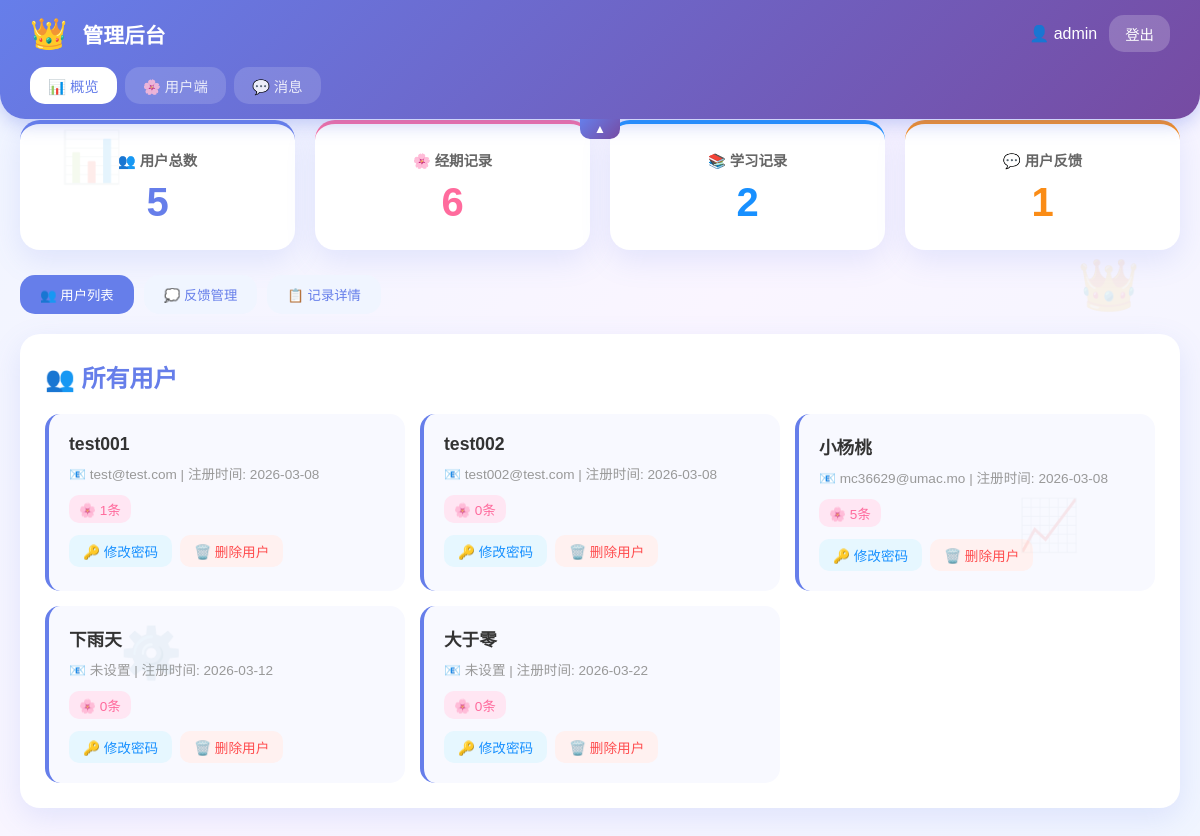
The app's page /admin (signed in) with its own data.
### app.py (models this page shows)
class User(UserMixin, db.Model):
    id = db.Column(db.Integer, primary_key=True)
    username = db.Column(db.String(80), unique=True, nullable=False)
    password_hash = db.Column(db.String(200), nullable=False)
    email = db.Column(db.String(120), unique=True)
    nickname = db.Column(db.String(80))
    phone = db.Column(db.String(20))
    birthday = db.Column(db.Date)
    avatar = db.Column(db.String(200))
    is_admin = db.Column(db.Boolean, default=False)  # 管理员标识
    partner_id = db.Column(db.Integer, db.ForeignKey('user.id'), nullable=True)  # 情侣绑定
    created_at = db.Column(db.DateTime, default=datetime.now)
    periods = db.relationship('Period', backref='user', lazy=True)
    partner = db.relationship('User', remote_side=[id], backref='partner_of_me')

### app.py (the view)
@app.route('/admin')
@login_required
def admin_dashboard():
    if not current_user.is_admin:
        flash('您没有权限访问该页面！', 'error')
        return redirect(url_for('index'))
    users = User.query.filter_by(is_admin=False).all()
    all_periods = Period.query.all()
    all_study = StudyRecord.query.all()
    all_work = WorkRecord.query.all()
    all_feedback = Feedback.query.order_by(Feedback.created_at.desc()).all()
    return render_template('admin.html',
                           users=users,
                           all_periods=all_periods,
                           all_study=all_study,
                           all_work=all_work,
                           all_feedback=all_feedback,
                           user=current_user)

### app.py (called while the page is built)
@login_manager.user_loader
def load_user(user_id):
    return User.query.get(int(user_id))

### templates/admin.html (shortened to what this page needs)
<!DOCTYPE html>
<html lang="zh-CN">
<head>
</head>
<body>
    <div class="decoration dec1">📊</div>
    <div class="decoration dec2">👑</div>
    <div class="decoration dec3">⚙️</div>
    <div class="decoration dec4">📈</div>
    <div class="header" id="header">
        <div class="header-top">
            <div class="header-left">
                <span class="logo">👑</span>
                <h1>管理后台</h1>
            </div>
            <div class="user-info">
                <span style="color: white;">👤 {{ user.username }}</span>
                <a href="{{ url_for('logout') }}"><button class="btn-logout">登出</button></a>
            </div>
        </div>
        <div class="nav-tabs">
            <a href="{{ url_for('admin_dashboard') }}" class="nav-tab active">📊 概览</a>
            <a href="{{ url_for('index') }}" class="nav-tab">🌸 用户端</a>
            <a href="{{ url_for('chat') }}" class="nav-tab">💬 消息</a>
        </div>
        <button class="toggle-btn" onclick="toggleHeader()"></button>
    </div>
    <button class="expand-btn show" id="expandBtn" onclick="toggleHeader()">☰</button>
    <div class="container">
        <div class="stats-row">
            <div class="stat-card users">
                <h3>👥 用户总数</h3>
                <div class="stat-num">{{ users|length }}</div>
            </div>
            <div class="stat-card periods">
                <h3>🌸 经期记录</h3>
                <div class="stat-num">{{ all_periods|length }}</div>
            </div>
            <div class="stat-card study">
                <h3>📚 学习记录</h3>
                <div class="stat-num">{{ all_study|length }}</div>
            </div>
            <div class="stat-card feedback">
                <h3>💬 用户反馈</h3>
                <div class="stat-num">{{ all_feedback|length }}</div>
            </div>
        </div>
        <div class="tabs">
            <button class="tab-btn active" onclick="switchTab('users')">👥 用户列表</button>
            <button class="tab-btn" onclick="switchTab('feedback')">💭 反馈管理</button>
            <button class="tab-btn" onclick="switchTab('records')">📋 记录详情</button>
        </div>
        <div class="tab-content active" id="users">
            <div class="content-card">
                <h2>👥 所有用户</h2>
                <div class="user-list">
                    {% for u in users %}
                    <div class="user-item">
                        <div class="username">{{ u.username }}</div>
                        <div class="info">
                            📧 {{ u.email or '未设置' }} | 注册时间: {{ u.created_at.strftime('%Y-%m-%d') }}
                        </div>
                        <div class="stats">
                            <span class="period">🌸 {{ u.periods|length }}条</span>
                        </div>
                        <div class="user-actions" style="margin-top: 12px; display: flex; gap: 8px;">
                            <button class="btn-action edit" onclick="showPasswordModal({{ u.id }}, '{{ u.username }}')">🔑 修改密码</button>
                            <button class="btn-action delete" onclick="showDeleteModal({{ u.id }}, '{{ u.username }}')">🗑️ 删除用户</button>
                        </div>
                    </div>
                    {% else %}
                    <p style="color: #999; text-align: center; padding: 20px;">暂无用户</p>
                    {% endfor %}
                </div>
            </div>
        </div>
    </div>
</body>
</html>

### records on screen
User: username "admin"
User: username "test001", email "test@test.com", created_at "2026-03-08", periods|length "1"
User: username "test002", email "test002@test.com", created_at "2026-03-08", periods|length "0"
User: username "小杨桃", email "mc36629@umac.mo", created_at "2026-03-08", periods|length "5"
User: username "下雨天", email "未设置", created_at "2026-03-12", periods|length "0"
User: username "大于零", email "未设置", created_at "2026-03-22", periods|length "0"

### other values on screen
{{ users|length }} "5"
{{ all_periods|length }} "6"
{{ all_study|length }} "2"
{{ all_feedback|length }} "1"
